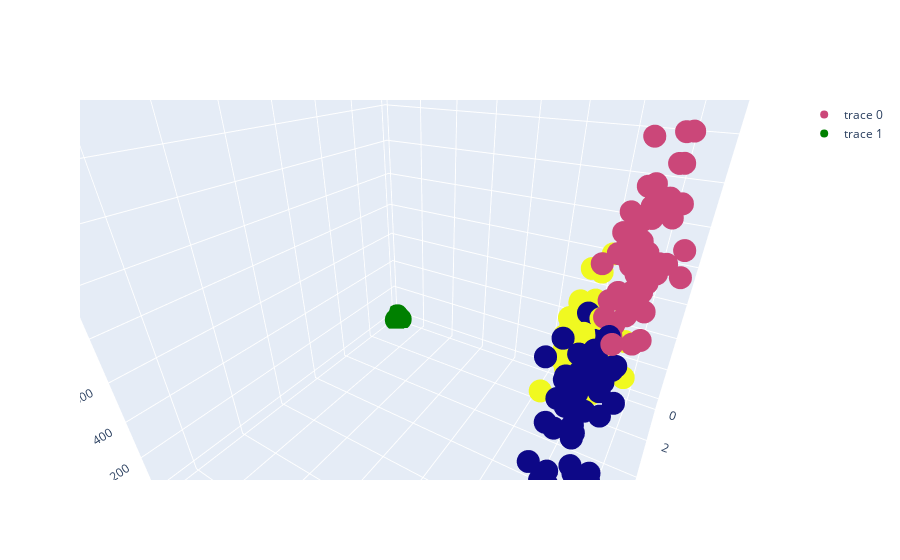

Notebook source saved alongside this figure:
### Markdown cell above
### Plotando os centroides

### Code cell
# criando dos centros
fig.add_trace(go.Scatter3d(
    
                        x=centros.Intensidade_Cor,
                        y = centros.Alcool,
                        z = centros.Linha_Pro,
                        mode = 'markers',                      
                        marker = dict(color = 'green'),
                        text = [0, 1, 2]
    
))

# renomeando os eixos
fig.update_layout(scene = dict(
                    xaxis_title='Intensidade de Cor',
                    yaxis_title='Àlcool',
                    zaxis_title='Proline'))


fig.show()

### Figure 1 — Plotly figure (JSON) as saved in the notebook; plotly's stock layout.template omitted (floating-point values rounded to 4 significant figures; data arrays with more than 128 entries replaced by an {"elided": "..."} marker saying what was removed)
{"data": [{"marker": {"color": {"elided": "178 int values"}}, "mode": "markers", "text": ["0", "1", "2"], "type": "scatter3d", "x": {"elided": "178 float values"}, "y": {"elided": "178 float values"}, "z": {"elided": "178 int values"}}, {"marker": {"color": "green"}, "mode": "markers", "text": ["0", "1", "2"], "type": "scatter3d", "x": [0.5173, 0.3594, 0.1517], "y": [0.5583, 0.7111, 0.323], "z": [0.2493, 0.596, 0.1675]}], "layout": {"autosize": true, "scene": {"aspectmode": "auto", "aspectratio": {"x": 1, "y": 1, "z": 1}, "camera": {"center": {"x": 0, "y": 0, "z": 0}, "eye": {"x": 0.7805, "y": 0.4822, "z": 0.5014}, "projection": {"type": "perspective"}, "up": {"x": 0, "y": 0, "z": 1}}, "xaxis": {"title": {"text": "Intensidade de Cor"}, "type": "linear"}, "yaxis": {"title": {"text": "Àlcool"}, "type": "linear"}, "zaxis": {"title": {"text": "Proline"}, "type": "linear"}}}}
